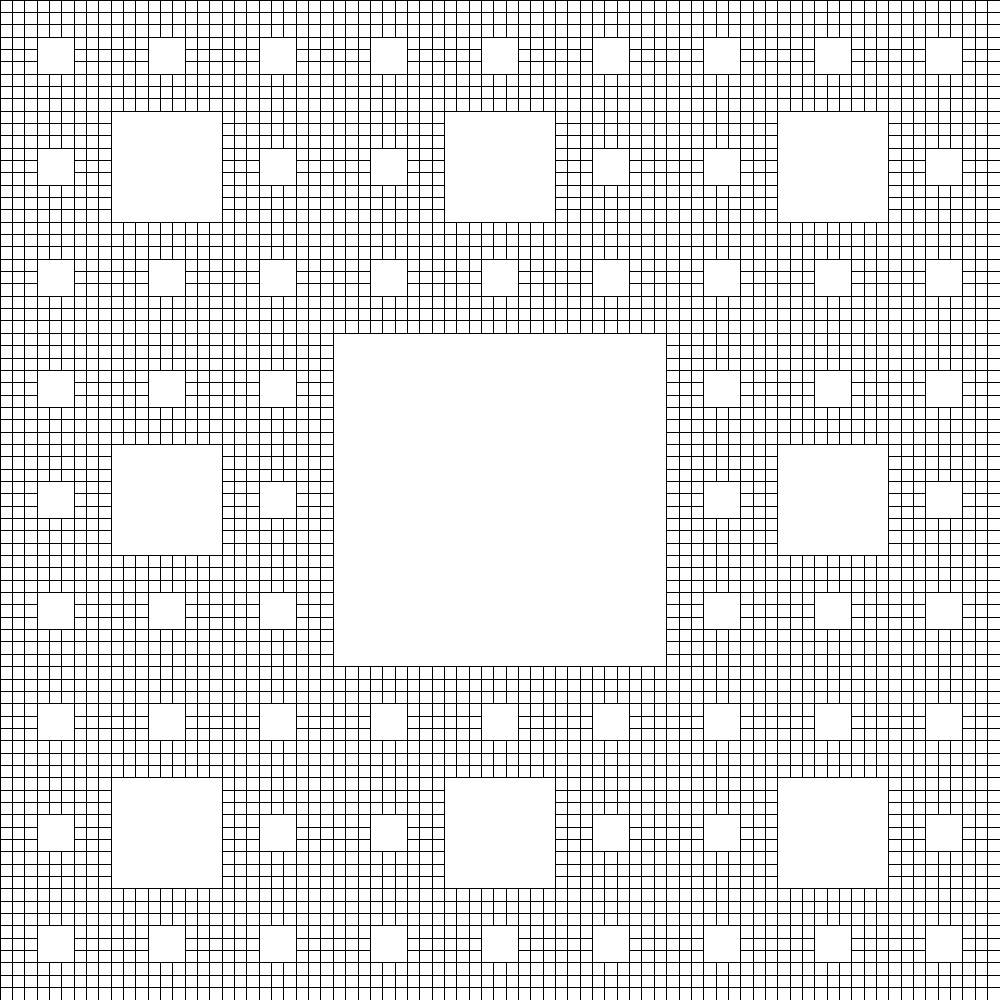
Frame 1 (no input)
Frame 60 (the mouse pressed at the canvas centre just before this capture): identical to frame 1, image omitted
Frame 120 (the mouse held since frame 60 and released just before this capture): identical to frame 1, image omitted

The Processing sketch that drew this single still picture (run headless with seeded random() and noise(); from frame 60 on, the mouse is pressed at the canvas centre):

// Processing sketch: Tapis_Sierpinski
// ── Tapis_Sierpinski.pde
void Square(PVector u, PVector v, PVector w, PVector z, int n) {
  if( n > 0){ 
    
    stroke(0);
    fill(0);
    line(u.x, u.y, v.x, v.y);
    line(v.x, v.y, w.x, w.y);
    line(w.x, w.y, z.x, z.y);
    line(z.x, z.y, u.x, u.y);
    
    float a = 1.f/3.f;
    float b = 2.f/3.f;
    
    // on copy les vecteurs pour ne pas les utilser changé après
    
    PVector uv = v.copy().sub(u);
    PVector c1 = u.copy().add(uv.copy().mult(a));
    PVector c2 = u.copy().add(uv.copy().mult(b));
    
    PVector vw = w.copy().sub(v);
    PVector c3 = v.copy().add(vw.copy().mult(a));
    PVector c4 = v.copy().add(vw.copy().mult(b));
    
    PVector wz = z.copy().sub(w);
    PVector c5 = w.copy().add(wz.copy().mult(a));
    PVector c6 = w.copy().add(wz.copy().mult(b));    
   
    PVector zu = u.copy().sub(z);
    PVector c7 = z.copy().add(zu.copy().mult(a));
    PVector c8 = z.copy().add(zu.copy().mult(b));
    
    PVector c8c3 = c3.copy().sub(c8);
    PVector c9  = c8.copy().add(c8c3.copy().mult(a));
    PVector c10 = c8.copy().add(c8c3.copy().mult(b));
    
    PVector c7c4 = c4.copy().sub(c7);
    PVector c11 = c7.copy().add(c7c4.copy().mult(b));
    PVector c12 = c7.copy().add(c7c4.copy().mult(a));


    Square( u, c1, c9, c8, n-1);
    Square( c1, c2, c10, c9, n-1); 
    Square( c2, v, c3, c10, n-1);
    Square( c8, c9, c12, c7, n-1);
    Square( c10, c3, c4, c11, n-1);
    Square( c7, c12, c6, z, n-1);
    Square( c12, c11, c5, c6, n-1);
    Square( c11, c4, w, c5, n-1);
  }
}

void setup(){
  //fullScreen();
  //scale(2);
  //translate(-20,-252.5);

  size(1000,1000);
  background(255);
  
  PVector u = new PVector(0,0);
  PVector v = new PVector(width,0);
  PVector w = new PVector(width,height);
  PVector z = new PVector(0,height);
  
  int n = 5;
  Square(u,v,w,z,n);
  
} 
  
void draw(){
  
 
}

//pushMatrix();
//popMatrix();

/*

    PVector uv = v.copy().sub(u);
    PVector c1 = u.copy().add(uv.copy().mult(a));
    PVector c2 = u.copy().add(uv.copy().mult(b));
    
    PVector vw = w.copy().sub(v);
    PVector c3 = v.copy().add(vw.copy().mult(a));
    PVector c4 = v.copy().add(vw.copy().mult(b));
    
    PVector wz = z.copy().sub(w);
    PVector c5 = w.copy().add(wz.copy().mult(a));
    PVector c6 = w.copy().add(wz.copy().mult(b));    
   
    PVector zu = u.copy().sub(z);
    PVector c7 = z.copy().add(zu.copy().mult(a));
    PVector c8 = z.copy().add(zu.copy().mult(b));
    
    PVector c8c3 = c3.copy().sub(c8);
    PVector c9  = c8.copy().add(c8c3.copy().mult(a));
    PVector c10 = c8.copy().add(c8c3.copy().mult(b));
    
    PVector c7c4 = c4.copy().sub(c7);
    PVector c11 = c7.copy().add(c7c4.copy().mult(b));
    PVector c12 = c7.copy().add(c7c4.copy().mult(a));

*/



  
